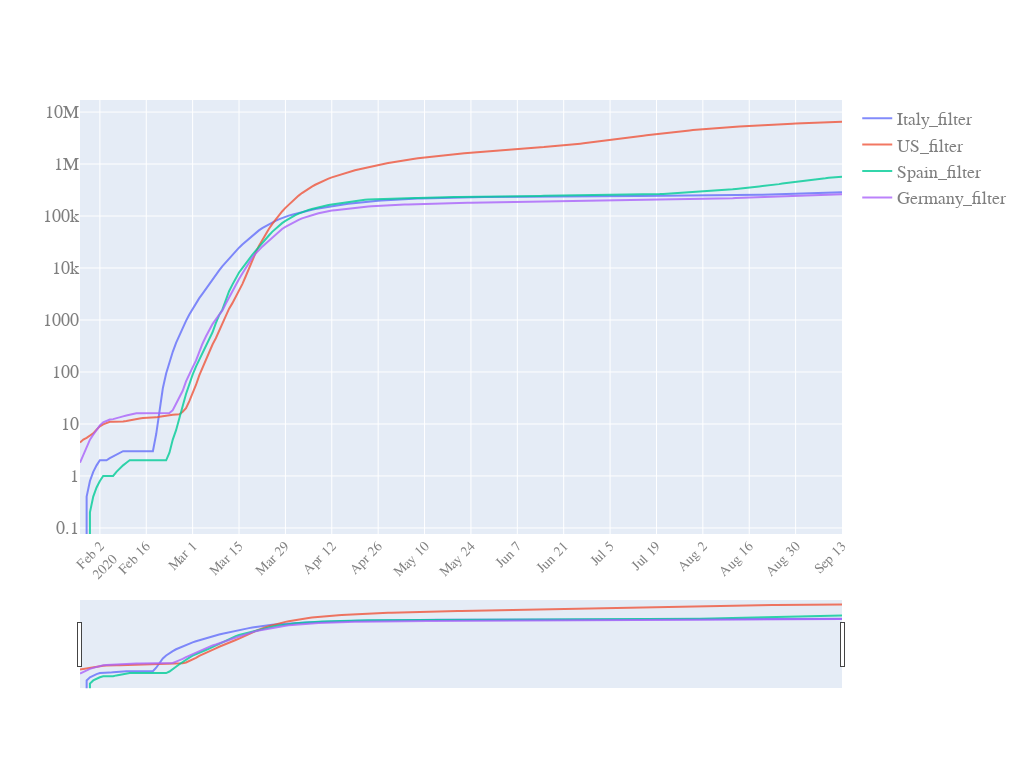

This figure's notebook cell:
### Code cell
start_pos=5
quick_plot(df_analyse.date[start_pos:],
           df_analyse[filter_cols].iloc[start_pos:,:], #['US','US_filter']
           y_scale='log',
           slider=True)

### Figure 1 — Plotly figure (JSON) as saved in the notebook; plotly's stock layout.template omitted (floating-point values rounded to 4 significant figures; data arrays with more than 128 entries replaced by an {"elided": "..."} marker saying what was removed)
{"data": [{"name": "Italy_filter", "opacity": 0.8, "type": "scatter", "x": {"elided": "231 str values"}, "y": {"elided": "231 float values"}}, {"name": "US_filter", "opacity": 0.8, "type": "scatter", "x": {"elided": "231 str values"}, "y": {"elided": "231 float values"}}, {"name": "Spain_filter", "opacity": 0.8, "type": "scatter", "x": {"elided": "231 str values"}, "y": {"elided": "231 float values"}}, {"name": "Germany_filter", "opacity": 0.8, "type": "scatter", "x": {"elided": "231 str values"}, "y": {"elided": "231 float values"}}], "layout": {"autosize": true, "font": {"color": "#7f7f7f", "family": "PT Sans, monospace", "size": 18}, "height": 768, "width": 1024, "xaxis": {"nticks": 20, "rangeslider": {"visible": true}, "tickangle": -45, "tickfont": {"color": "#7f7f7f", "size": 14}}, "yaxis": {"type": "log"}}}
